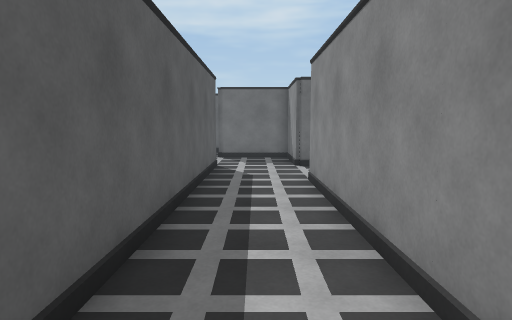
View 1 (above)

21 first-person views from a walk through a Unity game level. The camera is 1.4 m above the floor, tilts 6° down and sees 75° across. Doors are open. The floor is counted in squares, 1 m on a side. Each view is taken from the middle of a square. On the plan, view 1 faces up. The plan holds only what a view shows up to about 15 squares ahead; the rest is blank. The player is left out.

View 2
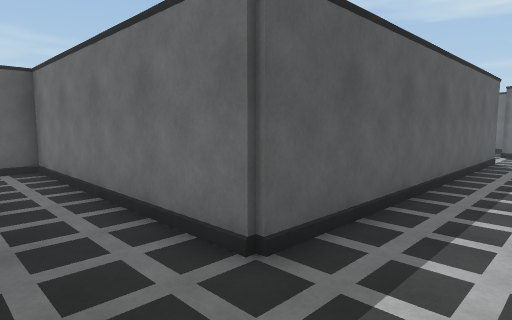

View 3
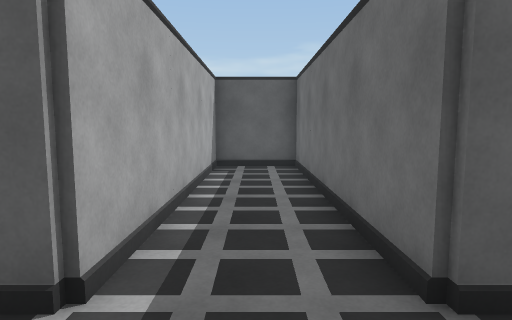

View 4
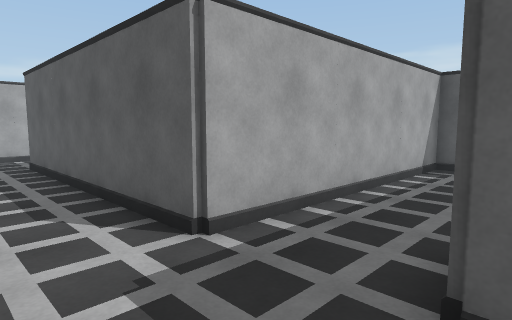

View 5
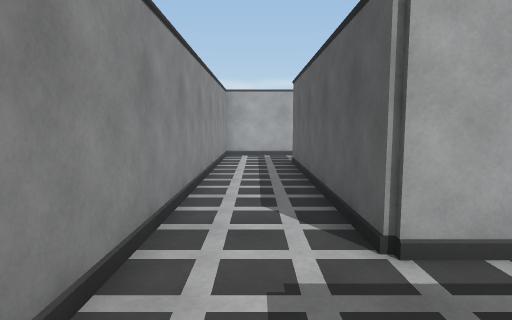

View 6
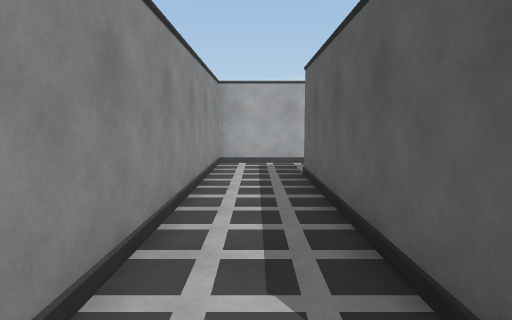

View 7
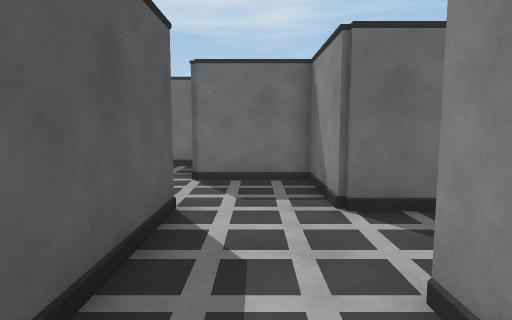

View 8
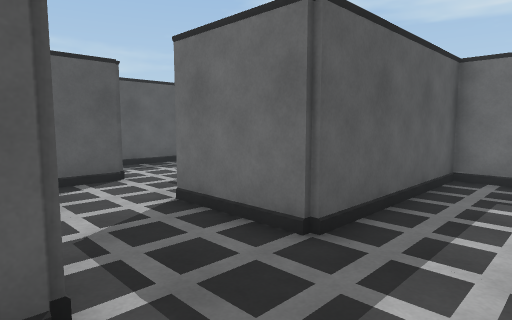

View 9
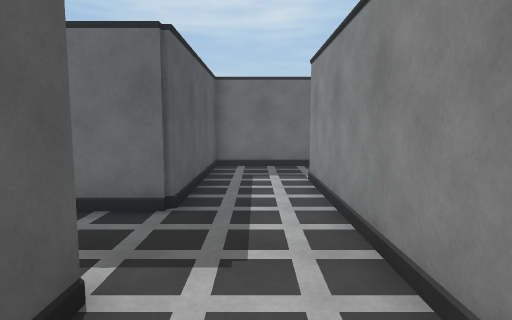

View 10
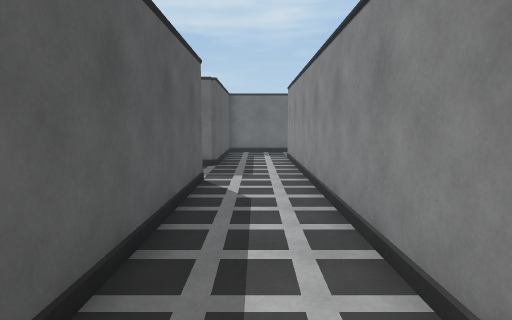

View 11
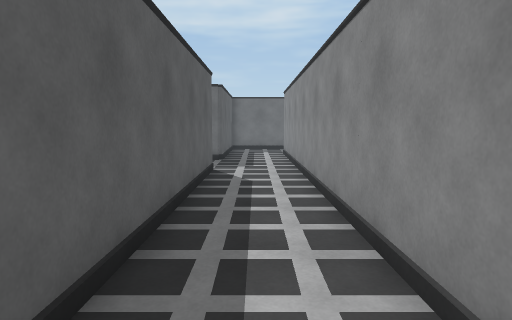

View 12
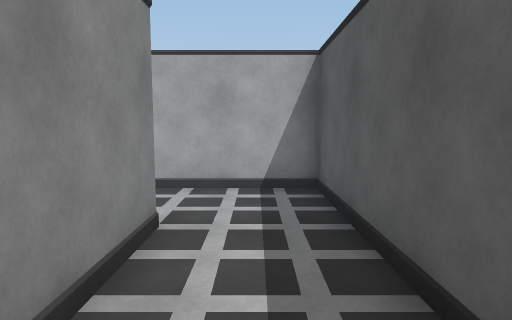

View 13
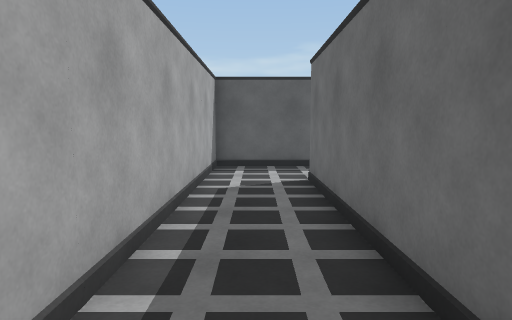

View 14
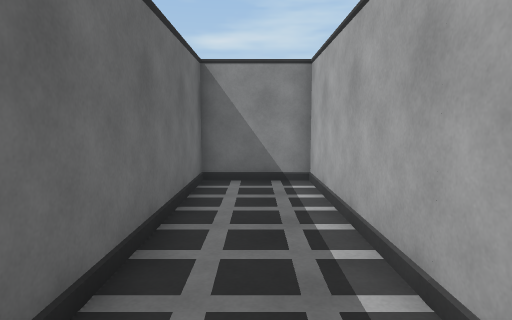

View 15
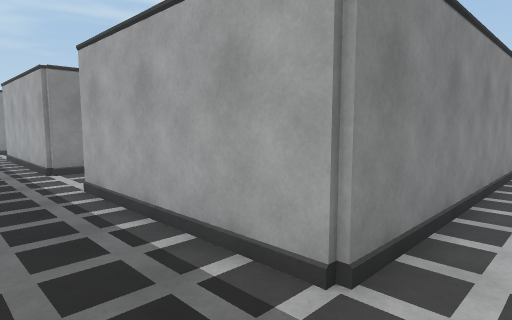

View 16
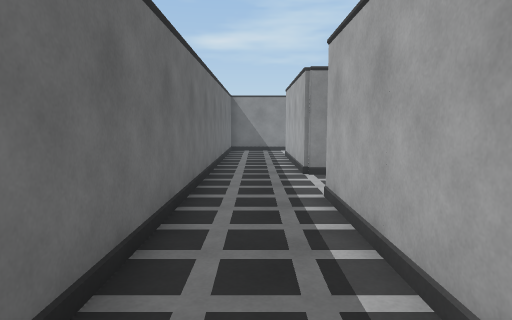

View 17
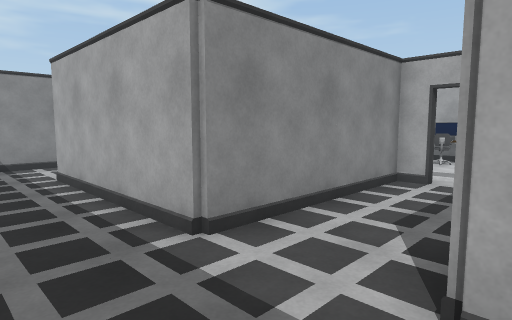

View 18
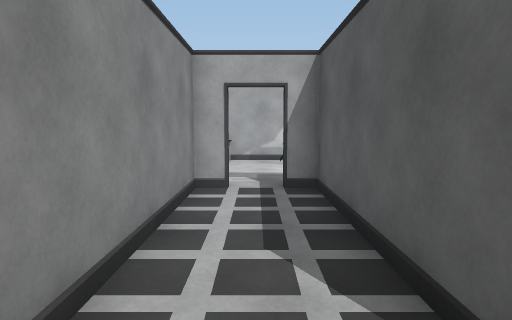

View 19
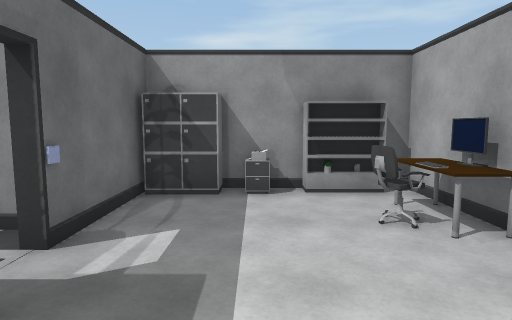

View 20
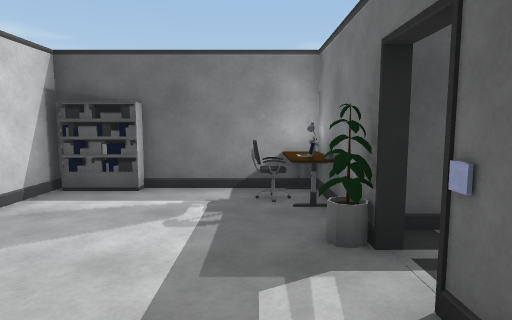

View 21
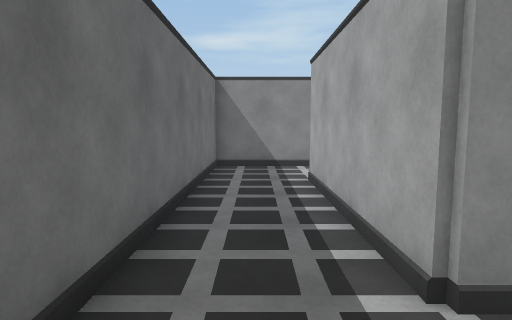

### Floor plan
Points are (right, up) in squares from view 1. A wall is a line through its corners. A room is listed if a view was taken in it or the views show most of it. See-through windows are left out.
Room 1 (views 1, 2, 3, 4, 5, 6, 7, 8, 9, 10, 11, 12, 13, 14, 15, 16, 17, 18, 21)
walls: (4.6, 8.8) (4.6, -3.4) (16.4, -3.4) (16.4, -0.6) (7.4, -0.6) (7.4, 14.6) (13.6, 14.6) (13.6, 8.6); (1.4, 1.6) (1.4, 8.5); (-1.4, 11.8) (-1.4, -0.6) (-10.4, -0.6) (-10.4, -3.4) (-1.4, -3.4) (-1.4, -12.5); (15.6, 8.6) (16.4, 8.6) (16.4, 14.6) (22.5, 14.6); (-4.4, 15) (-4.4, 12.8); (-2.1, 17.4) (-2.9, 17.4); (25.4, 13.9) (25.4, 17.4) (4.6, 17.4) (4.6, 11.4) (1.4, 11.4) (1.4, 14.4) (-1.6, 14.4); (-2, -15.4) (1.4, -15.4) (1.4, -1.6)
ways out: open door at (15, 8.5) to room 2
Room 2 (views 19, 20)
walls: (13.4, 8.4) (12.8, 8.4); (18.3, 8.4) (15.6, 8.4) (15.6, 8.6); (10.6, 7.5) (10.6, 4.5); (18.4, 2.6) (19.4, 2.6) (19.4, 3.1); (11.5, 2.6) (15.5, 2.6)
ways out: open door at (15, 8.5) to room 1
objects: shelf (11, 3) to (11, 4); chair (12, 7); other object (12, 8); other object (13, 8); other object (14, 8); other object (16, 3); monitor (17, 3); chair (17, 4); other object (18, 3); printer (18, 6); shelf (19, 4) to (19, 5); cabinet (19, 6); cabinet (19, 7) to (19, 8)

Where each view was taken, in squares from view 1:
view 1: 0 up, 0 right, facing up
view 2: 3 down, 1 right, facing up-left
view 3: 2 down, 1 right, facing left
view 4: 0 up, 1 right, facing down-left
view 5: 0 up, 0 right, facing down
view 6: 3 down, 0 right, facing down
view 7: 6 up, 0 right, facing up
view 8: 8 up, 7 right, facing up-left
view 9: 6 up, 6 right, facing up
view 10: 0 up, 6 right, facing up
view 11: 2 down, 6 right, facing up
view 12: 4 up, 6 right, facing down
view 13: 2 down, 16 right, facing left
view 14: 2 down, 8 right, facing right
view 15: 17 up, 6 right, facing down-right
view 16: 16 up, 7 right, facing right
view 17: 17 up, 13 right, facing down-right
view 18: 16 up, 15 right, facing down
view 19: 6 up, 12 right, facing right
view 20: 7 up, 18 right, facing left
view 21: 16 up, 14 right, facing right
